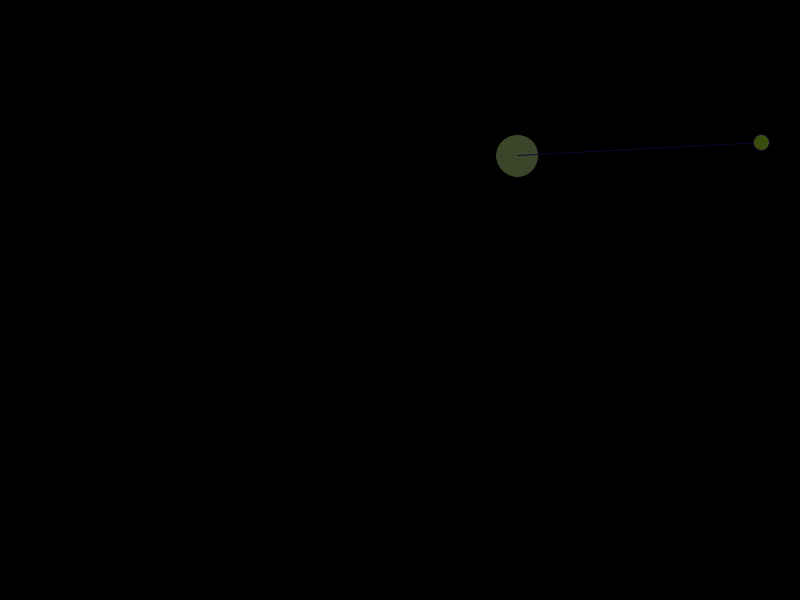
Frame 1 (no input)
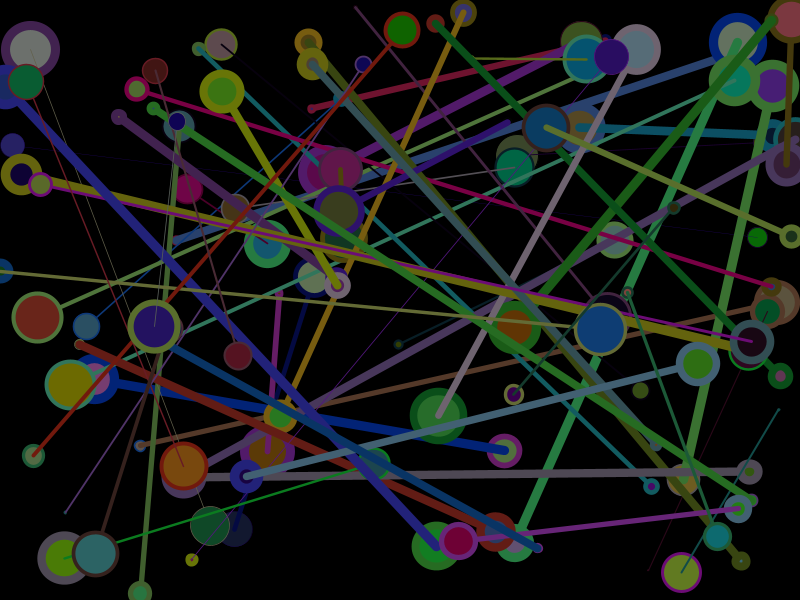
Frame 60 (the mouse pressed at the canvas centre just before this capture)
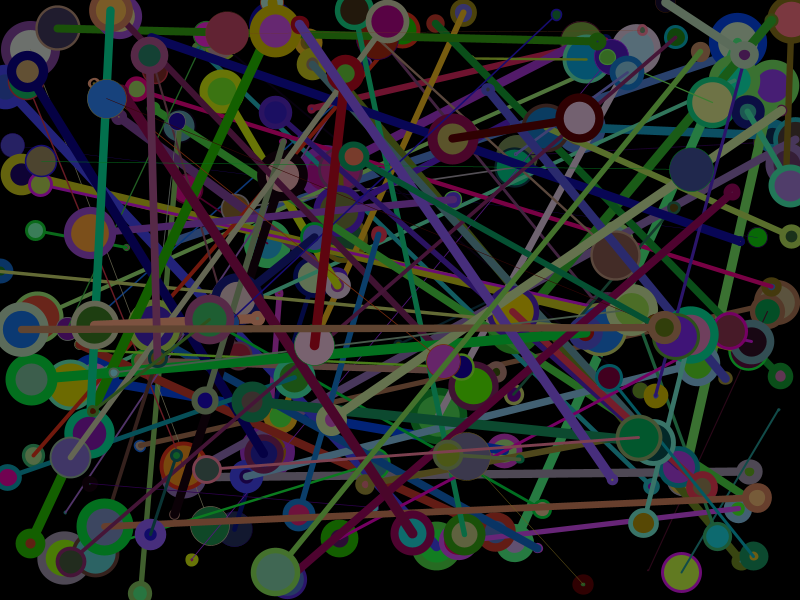
Frame 120 (the mouse held since frame 60 and released just before this capture)

The Processing sketch that drew these frames (run headless with seeded random() and noise(); from frame 60 on, the mouse is pressed at the canvas centre):

// Processing sketch: processing_47251
// ── processing_47251.pde

float posX;
float posY;
float posX1;
float posY1;
float s;
float z;




void setup(){
 size(800,600);
 background(0);
smooth(); 
frameRate(5);
  
  
  
}

void draw(){
  
  posX = random(width);
  posY = random(height);
  posX1 = random(width);
  posY1 = random(height);
  s = random (50);
  z = random (50);
 
  
 fill(random(127),random(127), random(127));
  ellipse (posX, posY, s,s);
 
  strokeWeight(random(10));
  stroke(random(127),random(127),random(127));
  line (posX, posY, posX1, posY1);
  
  fill(random(127),random(127), random(127));
  ellipse (posX1, posY1, z,z);
  
  
  
  
}
